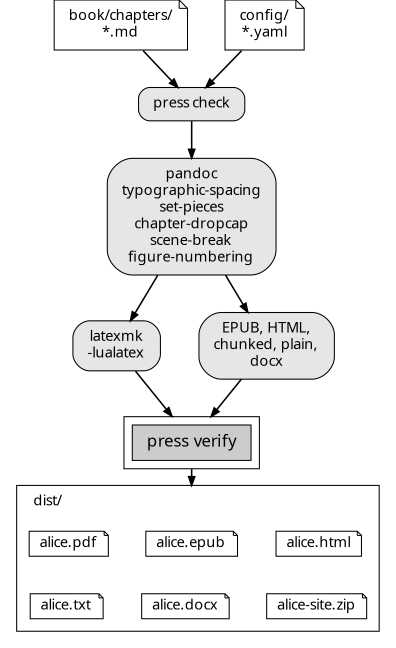
#> input picture tools/figures/.build/fig-00-proof-pipeline.raw.png, 792 x 1296 px (shown at 1/2 size)
$ python fig-00-proof-pipeline.py
#> lines starting #> are read from the running program, lines starting #| are printed output that depends on the picture; after the words box and inside, x2 and y2 are one past the last pixel; in counts of white or black regions, pixels touching at a corner belong together
### tools/figures/look.py
"""The house look for every figure in *Publishing with Press*.

Every fig-*.py script and terminal.py imports this module and nothing else
decides how a figure looks.  See tools/figures/README.md for the API.

FONT CHOICE (recorded here on purpose)
    Sans:  Helvetica  (/System/Library/Fonts/Helvetica.ttc, faces extracted
           to tools/figures/.fontcache so matplotlib can address the
           regular, bold, and oblique faces individually)
    Mono:  Menlo      (/System/Library/Fonts/Menlo.ttc, same treatment)
    Fallbacks, in order: Arial / Courier New, then DejaVu Sans / DejaVu
    Sans Mono (matplotlib ships DejaVu).  The chosen files are printed by
    `python3 tools/figures/look.py`.

UNITS
    Canvas coordinates are typographic points at FINAL PRINT SIZE, origin at
    the top left, y growing downward.  The house text block is 4.54 in, so a full-measure
    figure is 326.9 pt wide (1362 px), half 163.4 pt (680 px), third 109 pt
    (455 px); height is capped at 1740 px; at 300 dpi one point is 4.1667 px,
    so a 0.5 pt stroke is 2 px and 8 pt text is 33 px high.  Nothing is ever
    scaled after rendering.
"""
from __future__ import annotations

import math
import os
import subprocess
import sys
import tempfile
from pathlib import Path

import matplotlib

matplotlib.use("Agg")
from matplotlib import font_manager as fm  # noqa: E402
from matplotlib.figure import Figure  # noqa: E402
from matplotlib.backends.backend_agg import FigureCanvasAgg  # noqa: E402
from matplotlib.patches import Ellipse, FancyBboxPatch, Polygon, Rectangle  # noqa: E402
from matplotlib.lines import Line2D  # noqa: E402
from PIL import Image  # noqa: E402

# ---------------------------------------------------------------- constants
DPI = 300
PX_PER_PT = DPI / 72.0
FULL_PX, HALF_PX, THIRD_PX = 1362, 680, 455   # 4.54 in text block
MAX_H_PX = 1740
MARGIN_PX = 12
MEASURE_PX = {"full": FULL_PX, "half": HALF_PX, "third": THIRD_PX}
MEASURE_PT = {k: v / PX_PER_PT for k, v in MEASURE_PX.items()}

BLACK = "#000000"
WHITE = "#ffffff"
GRAY = {0: "#ffffff", 10: "#e6e6e6", 20: "#cccccc", 40: "#999999"}

BOX_PT = 0.5      # box strokes
ARROW_PT = 0.75   # arrow strokes
LEADER_PT = 0.5   # callout leaders
ARROW_LEN = 5.0   # arrowhead length, pt
ARROW_WID = 3.4   # arrowhead width, pt
SANS_PT = 8.0
SMALL_PT = 7.0    # smallest sanctioned size
MONO_PT = 7.0
LINE_SPACING = 1.22

_HERE = Path(__file__).resolve().parent
_CACHE = _HERE / ".fontcache"

# ------------------------------------------------------------------- fonts
_TTC = {
    "Helvetica": ("/System/Library/Fonts/Helvetica.ttc",
                  {"regular": "Helvetica", "bold": "Helvetica Bold",
                   "italic": "Helvetica Oblique"}),
    "Menlo": ("/System/Library/Fonts/Menlo.ttc",
              {"regular": "Menlo Regular", "bold": "Menlo Bold",
               "italic": "Menlo Italic"}),
}


def _extract(family: str, style: str):
    path, names = _TTC[family]
    if not os.path.exists(path):
        return None
    out = _CACHE / f"{family}-{style}.ttf"
    if not out.exists():
        from fontTools.ttLib import TTCollection
        _CACHE.mkdir(exist_ok=True)
        for f in TTCollection(path).fonts:
            if f["name"].getDebugName(4) == names[style]:
                f.save(str(out))
                break
        else:
            return None
    return str(out)


def _plain(candidates, style):
    """Fallback: a plain .ttf found by family name."""
    weight = "bold" if style == "bold" else "normal"
    fstyle = "italic" if style == "italic" else "normal"
    for fam in candidates:
        try:
            return fm.findfont(fm.FontProperties(family=fam, weight=weight,
                                                 style=fstyle),
                               fallback_to_default=False)
        except Exception:
            continue
    return fm.findfont("DejaVu Sans")


def _font_files(family, style, fallbacks):
    return _extract(family, style) or _plain(fallbacks, style)


SANS = {s: _font_files("Helvetica", s, ["Arial", "DejaVu Sans"])
        for s in ("regular", "bold", "italic")}
MONO = {s: _font_files("Menlo", s, ["Courier New", "DejaVu Sans Mono"])
        for s in ("regular", "bold", "italic")}
SANS_NAME = "Helvetica" if "Helvetica" in SANS["regular"] else "fallback"
MONO_NAME = "Menlo" if "Menlo" in MONO["regular"] else "fallback"


# [11 lines left out: functions fontprops, mono_advance_pt, not called in this run]


# --------------------------------------------------------------- post-process
def finish_png(img: Image.Image, path, measure="full"):
    """Force the house output format: 8-bit grayscale, exact width, 300 dpi.

    Narrower images are padded with white (never enlarged); wider ones are an
    error, because rescaling would break the stroke weights.
    """
    target = MEASURE_PX[measure]
    if img.mode in ("RGBA", "LA", "P"):
        bg = Image.new("RGBA", img.size, "white")
        img = Image.alpha_composite(bg, img.convert("RGBA"))
    img = img.convert("L")
    if img.width > target:
        raise ValueError(f"image is {img.width} px wide, over the {target} px "
                         f"{measure} measure; redraw it narrower")
    if img.width < target:
        canvas = Image.new("L", (target, img.height), 255)
        canvas.paste(img, ((target - img.width) // 2, 0))
        img = canvas
    if img.height > MAX_H_PX:
        raise ValueError(f"image is {img.height} px tall, over the "
                         f"{MAX_H_PX} px maximum")
    _check_margin(img, str(path))
    Path(path).parent.mkdir(parents=True, exist_ok=True)
    img.save(path, format="PNG", dpi=(DPI, DPI), optimize=True)
    return img


def _check_margin(img, name):
    """Nothing touches the frame: ink must stay MARGIN_PX from every edge."""
    inv = img.point(lambda v: 255 if v < 250 else 0)
    box = inv.getbbox()
    if box is None:
        return
    l, t, r, b = box
    w, h = img.size
    if l < MARGIN_PX or t < MARGIN_PX or w - r < MARGIN_PX or h - b < MARGIN_PX:
        raise ValueError(
            f"{name}: ink touches the {MARGIN_PX}px margin "
            f"(left {l}, top {t}, right {w - r}, bottom {h - b})")


# ------------------------------------------------------------------ Canvas
class Box:
    """A drawn shape with named anchors, all in canvas points."""

    def __init__(self, x, y, w, h):
        self.x, self.y, self.w, self.h = x, y, w, h

    left = property(lambda s: (s.x, s.y + s.h / 2))
    right = property(lambda s: (s.x + s.w, s.y + s.h / 2))
    top = property(lambda s: (s.x + s.w / 2, s.y))
    bottom = property(lambda s: (s.x + s.w / 2, s.y + s.h))
    center = property(lambda s: (s.x + s.w / 2, s.y + s.h / 2))


class Canvas:
    """A matplotlib drawing surface in points at final print size."""

    # [15 lines left out: function __init__, not called in this run]

    def _zo(self):
        self._z += 1
        return self._z

    # ---- shapes
    # [205 lines left out: functions _poly, box, _shape, rule, path, arrow and 6 more, not called in this run]


# ------------------------------------------------------------------ Graphviz
HOUSE_DOT = """\
digraph G {{
  graph [fontname="{sans}", fontsize=8, dpi=300, rankdir={rankdir},
         size="{size_in:.3f},5.8", pad=0.0, nodesep={nodesep}, ranksep={ranksep},
         splines={splines}, bgcolor="white", color="black", penwidth=0.5,
         labeljust=l{graph_extra}];
  node  [fontname="{sans}", fontsize=8, shape=box, style="rounded,filled",
         fillcolor="#ffffff", color="black", penwidth=0.5, margin="0.10,0.06",
         height=0.0, width=0.0];
  edge  [fontname="{mono}", fontsize=7, penwidth=0.75, arrowsize=0.42,
         arrowhead=normal, color="black", fontcolor="black"];
{body}
}}
"""

# node-style fragments for use inside a .dot body
PROCESS = 'shape=box, style="rounded,filled"'
FILE = 'shape=note, style="filled"'
STORE = 'shape=cylinder, style="filled"'
VERIFIER = 'shape=box, style="filled", peripheries=2'
FILLS = {0: "#ffffff", 10: "#e6e6e6", 20: "#cccccc", 40: "#999999"}


def dot_label(title="", mono_lines=(), mono_title=False):
    """An HTML-like label: a sans title over small monospace lines."""
    def esc(s):
        return (s.replace("&", "&amp;").replace("<", "&lt;")
                .replace(">", "&gt;"))
    parts = []
    if title:
        face = MONO_NAME if mono_title else SANS_NAME
        size = 7 if mono_title else 8
        parts.append(f'<FONT FACE="{face}" POINT-SIZE="{size}">{esc(title)}</FONT>')
    for m in mono_lines:
        parts.append(f'<FONT FACE="{MONO_NAME}" POINT-SIZE="7">{esc(m)}</FONT>')
    return "<" + "<BR/>".join(parts) + ">"


def _png_dpi_scale(path, size_in):
    return 1.0


def render_dot(name, body, out_path, measure="full", rankdir="LR",
               nodesep=0.18, ranksep=0.3, splines="ortho", graph_extra="",
               keep_dir=None):
    """Write <name>.dot with the house defaults, render, post-process.

    `body` is the node/edge statements.  Graphviz shrinks a layout that is
    wider than the measure; since that would shrink the text, the effective
    scale is checked and any shrinkage is an error.
    Returns the final PIL image.
    """
    size_in = (MEASURE_PX[measure] - 2 * MARGIN_PX - 4) / DPI
    build = Path(keep_dir or _HERE / ".build")
    build.mkdir(parents=True, exist_ok=True)
    dot_path = build / f"{name}.dot"
    raw_png = build / f"{name}.raw.png"
    dot_path.write_text(HOUSE_DOT.format(
        sans=SANS_NAME, mono=MONO_NAME, rankdir=rankdir, size_in=size_in,
        nodesep=nodesep, ranksep=ranksep, splines=splines,
        graph_extra=graph_extra, body=body))
    # natural size first, to detect shrinkage
    nat = subprocess.run(["dot", "-Tplain", str(dot_path)], capture_output=True,
                         text=True, check=True).stdout.splitlines()[0].split()
    # plain reports the (already shrunk) size and the scale factor
    scale = float(nat[1])
    if scale < 0.999:
        raise ValueError(
            f"{name}: Graphviz shrank the layout to {scale:.0%} to fit the "
            f"{size_in:.2f} in measure; labels would fall under 8 pt.  Stack "
            f"labels, split ranks, or use rankdir=TB.")
    subprocess.run(["dot", "-Tpng:cairo", str(dot_path), "-o", str(raw_png)],
                   check=True)
    img = Image.open(raw_png)
    # add the 12 px frame margin around the drawing, then pad to measure
    img = img.convert("RGBA")
    pad = MARGIN_PX + 2
    framed = Image.new("RGBA", (img.width + 2 * pad, img.height + 2 * pad),
                       "white")
    framed.alpha_composite(img, (pad, pad))
    return finish_png(framed, out_path, measure)


def repo_root():
    return _HERE.parent.parent


def figures_dir():
    d = repo_root() / "assets" / "woodcuts"
    d.mkdir(parents=True, exist_ok=True)
    return d


# [3 lines that do not run on import are left out]

### tools/figures/fig-00-proof-pipeline.py
#!/usr/bin/env python3
"""Proof: the pipeline archetype (style guide 5.2 #1), Graphviz back end.

Sources at top, `press check`, pandoc with its Lua filters, a branch to the
PDF route and the other writers, one verifier, the artifacts stacked at right.
"""
import sys
from pathlib import Path

sys.path.insert(0, str(Path(__file__).resolve().parent))
import look  # noqa: E402
from look import dot_label as L, PROCESS, FILE, VERIFIER, FILLS  # noqa: E402

FILTERS = ["typographic-spacing", "set-pieces", "chapter-dropcap",
           "scene-break", "figure-numbering"]
ARTIFACTS = ["alice.pdf", "alice.epub", "alice.html", "alice.txt",
             "alice.docx", "alice-site.zip"]

body = f"""
  src1 [label={L("", mono_lines=["book/chapters/", "*.md"])}, {FILE}, fillcolor="{FILLS[0]}"];
  src2 [label={L("", mono_lines=["config/", "*.yaml"])}, {FILE}, fillcolor="{FILLS[0]}"];
  check [label={L("", mono_lines=["press check"])}, {PROCESS}, fillcolor="{FILLS[10]}"];
  pandoc [label={L("pandoc", mono_title=True, mono_lines=FILTERS)}, {PROCESS}, fillcolor="{FILLS[10]}"];
  latex [label={L("", mono_lines=["latexmk", "-lualatex"])}, {PROCESS}, fillcolor="{FILLS[10]}"];
  other [label={L("", mono_lines=["EPUB, HTML,", "chunked, plain,", "docx"])}, {PROCESS}, fillcolor="{FILLS[10]}"];
  verify [label={L("press verify")}, {VERIFIER}, fillcolor="{FILLS[20]}"];
  subgraph cluster_dist {{
    label="dist/"; fontsize=7; fontname="{look.MONO_NAME}"; style="solid";
    color="black"; penwidth=0.5; margin=6;
"""
for i, a in enumerate(ARTIFACTS):
    body += f'    a{i} [label={L(a, mono_title=True)}, {FILE}, fillcolor="{FILLS[0]}", margin="0.07,0.03"];\n'
body += "    {rank=same; a0 -> a1 -> a2 [style=invis];}\n    {rank=same; a3 -> a4 -> a5 [style=invis];}\n"
body += "    a0 -> a3 [style=invis]; a1 -> a4 [style=invis]; a2 -> a5 [style=invis];\n  }\n"
body += """
  {rank=same; src1; src2;}
  src1 -> check; src2 -> check;
  check -> pandoc;
  pandoc -> latex; pandoc -> other;
  latex -> verify; other -> verify;
  verify -> a1 [lhead=cluster_dist];
"""
look.render_dot("fig-00-proof-pipeline", body,
                look.figures_dir() / "00-proof-pipeline.png",
                measure="full", rankdir="TB", nodesep=0.25, ranksep=0.25,
                splines="polyline", graph_extra=", compound=true")
#> in render_dot, img is the input picture: PIL image 792x1296 RGBA; mean R, G, B, A 240.1, 240.1, 240.1, 254.9
#> in render_dot, `framed = Image.new("RGBA", (img.width + 2 * pad, img.height + 2 * pad)..`: framed: PIL image 820x1324 RGBA; every value is 255
#> in render_dot, `framed.alpha_composite(img, (pad, pad))`:
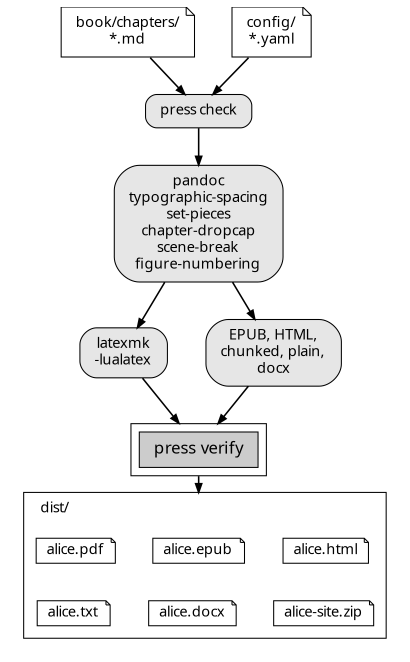
#> framed: PIL image 820x1324 RGBA (shown at 1/2 size); mean R, G, B, A 240.9, 240.9, 240.9, 255
#> in finish_png, `canvas = Image.new("L", (target, img.height), 255)`: canvas: PIL image 1362x1324 L; every value is 255
#> in finish_png, `canvas.paste(img, ((target - img.width) // 2, 0))`:
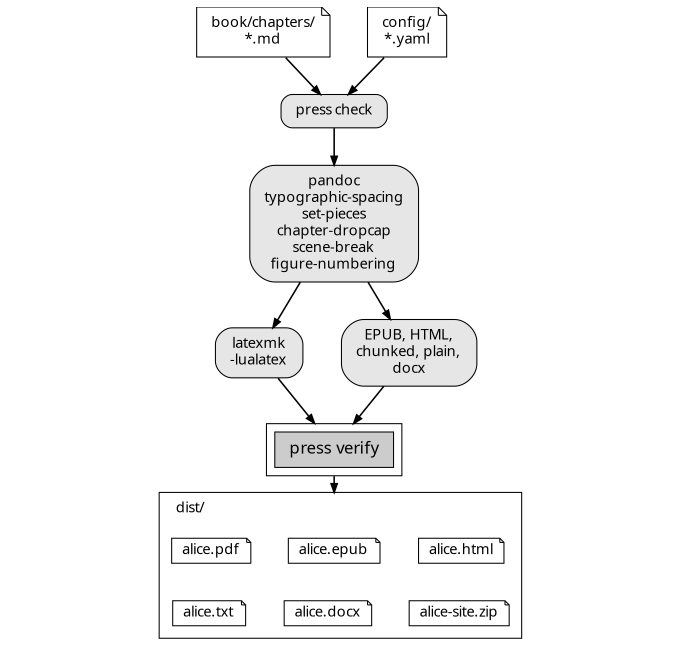
#> canvas: PIL image 1362x1324 L (shown at 1/2 size); min 0, max 255, mean 246.5
#> in _check_margin, `inv = img.point(lambda v: 255 if v < 250 else 0)`:
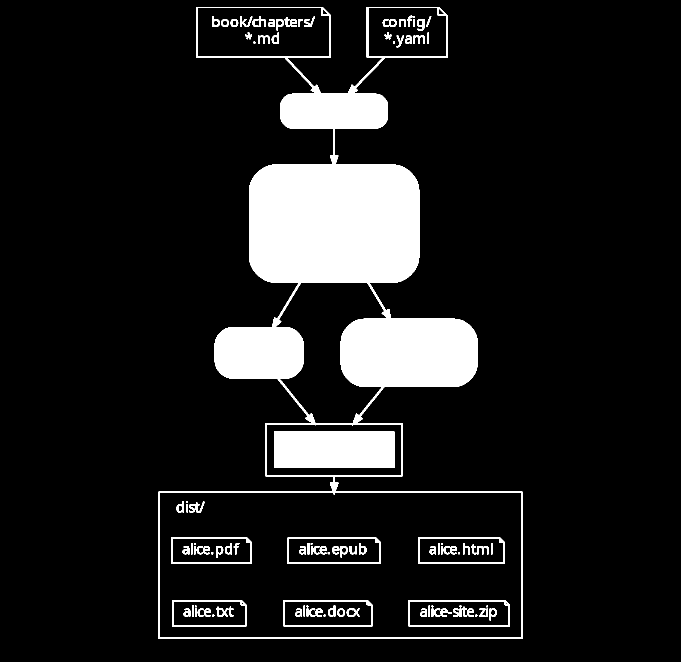
#> inv: PIL image 1362x1324 L (shown at 1/2 size); 11% white; 108 white regions (15 under 20 px), largest, box (x1, y1, x2, y2) and area: (317, 14, 1045, 1278) 161805, (548, 862, 789, 936) 17832, (817, 1200, 1020, 1253) 1522
#> in _check_margin, `box = inv.getbbox()`: box = (317, 14, 1045, 1278)
#> in _check_margin, `l, t, r, b = box`: l = 317; t = 14; r = 1045; b = 1278
